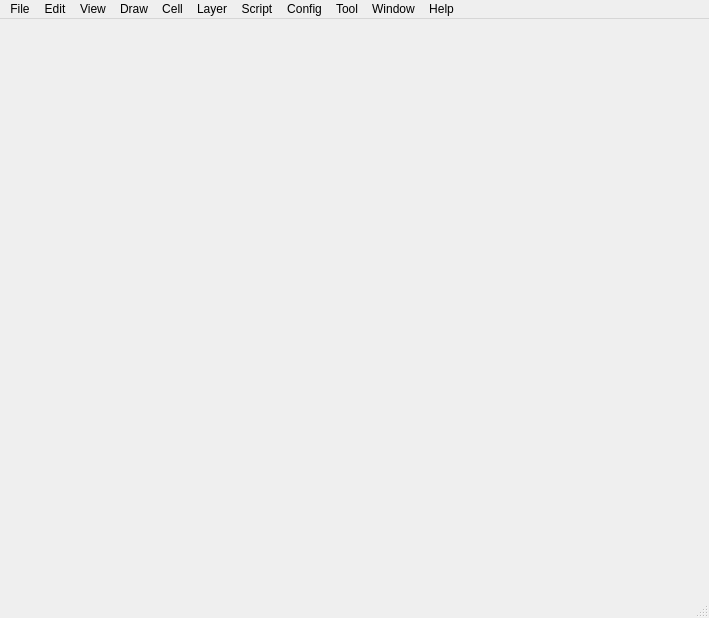
<?xml version="1.0" encoding="UTF-8"?>
<ui version="4.0">
 <class>MainWindow</class>
 <widget class="QMainWindow" name="MainWindow">
  <property name="geometry">
   <rect>
    <x>0</x>
    <y>0</y>
    <width>709</width>
    <height>618</height>
   </rect>
  </property>
  <property name="windowTitle">
   <string>MainWindow</string>
  </property>
  <widget class="QWidget" name="centralwidget"/>
  <widget class="QMenuBar" name="menubar">
   <property name="geometry">
    <rect>
     <x>0</x>
     <y>0</y>
     <width>709</width>
     <height>26</height>
    </rect>
   </property>
   <widget class="QMenu" name="menuFile">
    <property name="title">
     <string>File</string>
    </property>
    <widget class="QMenu" name="menuImport">
     <property name="title">
      <string>Import</string>
     </property>
     <addaction name="actionImportGDSII"/>
     <addaction name="actionImportOASIS"/>
     <addaction name="actionImportCIF"/>
     <addaction name="actionImportDXF"/>
     <addaction name="actionImportGerber"/>
    </widget>
    <widget class="QMenu" name="menuExport">
     <property name="title">
      <string>Export</string>
     </property>
     <addaction name="actionExportGDSII"/>
     <addaction name="actionExportOASIS"/>
     <addaction name="actionExportCIF"/>
     <addaction name="actionExportDXF"/>
     <addaction name="actionExportGerber"/>
    </widget>
    <addaction name="actionNew"/>
    <addaction name="actionOpen"/>
    <addaction name="actionClose"/>
    <addaction name="actionSave"/>
    <addaction name="actionSave_As"/>
    <addaction name="separator"/>
    <addaction name="actionOption"/>
    <addaction name="menuImport"/>
    <addaction name="menuExport"/>
    <addaction name="separator"/>
    <addaction name="actionLoad_Tech_File"/>
    <addaction name="actionSave_Tech_File"/>
    <addaction name="separator"/>
    <addaction name="actionFile_Info"/>
    <addaction name="separator"/>
    <addaction name="actionPrint"/>
    <addaction name="actionPrint_Preview"/>
    <addaction name="actionPrint_Setup"/>
    <addaction name="separator"/>
    <addaction name="actionExit"/>
   </widget>
   <widget class="QMenu" name="menuEit">
    <property name="title">
     <string>Edit</string>
    </property>
    <widget class="QMenu" name="menuPaste_To">
     <property name="title">
      <string>Paste To</string>
     </property>
     <addaction name="actionSpecified_Origin"/>
     <addaction name="actionSpecified_Layer"/>
     <addaction name="actionSpecified_Cell"/>
    </widget>
    <widget class="QMenu" name="menuSelect">
     <property name="title">
      <string>Select</string>
     </property>
     <addaction name="actionLayer_2"/>
     <addaction name="actionAll"/>
    </widget>
    <widget class="QMenu" name="menuUnselect">
     <property name="title">
      <string>Unselect</string>
     </property>
     <addaction name="actionLayer_3"/>
     <addaction name="actionAll_2"/>
    </widget>
    <addaction name="actionUndo"/>
    <addaction name="actionRedo"/>
    <addaction name="separator"/>
    <addaction name="actionCut"/>
    <addaction name="actionCopy"/>
    <addaction name="actionPaste"/>
    <addaction name="menuPaste_To"/>
    <addaction name="actionDuplicate"/>
    <addaction name="actionDelete"/>
    <addaction name="separator"/>
    <addaction name="menuSelect"/>
    <addaction name="menuUnselect"/>
   </widget>
   <widget class="QMenu" name="menuView">
    <property name="title">
     <string>View</string>
    </property>
    <addaction name="actionPreview"/>
    <addaction name="actionRuler"/>
    <addaction name="actionGrid"/>
    <addaction name="actionFrame"/>
    <addaction name="actionFill"/>
    <addaction name="separator"/>
    <addaction name="actionSructure"/>
    <addaction name="separator"/>
    <addaction name="actionHom"/>
    <addaction name="actionGoTo"/>
    <addaction name="actionZoom"/>
    <addaction name="actionPan"/>
    <addaction name="separator"/>
    <addaction name="actionLayers"/>
    <addaction name="actionObjects"/>
    <addaction name="actionCells"/>
    <addaction name="actionInstances"/>
    <addaction name="separator"/>
    <addaction name="actionToolboxes"/>
    <addaction name="actionStatus_Bar"/>
    <addaction name="actionError_Bar"/>
   </widget>
   <widget class="QMenu" name="menuDraw">
    <property name="title">
     <string>Draw</string>
    </property>
    <widget class="QMenu" name="menuTransform">
     <property name="title">
      <string>Transform</string>
     </property>
     <addaction name="actionMove"/>
     <addaction name="actionRotate"/>
     <addaction name="actionFlip"/>
     <addaction name="actionMirror"/>
     <addaction name="actionScaling"/>
     <addaction name="separator"/>
     <addaction name="actionComposition"/>
    </widget>
    <widget class="QMenu" name="menuLibrary">
     <property name="title">
      <string>Library</string>
     </property>
     <widget class="QMenu" name="menuPhotonics">
      <property name="title">
       <string>Photonics</string>
      </property>
      <addaction name="actionStraight"/>
      <addaction name="actionTaper"/>
      <addaction name="actionBend"/>
      <addaction name="actionCoupler"/>
      <addaction name="actionMMI"/>
      <addaction name="actionMZI"/>
      <addaction name="actionRing"/>
      <addaction name="actionSpiral"/>
      <addaction name="actionGrating"/>
      <addaction name="actionAWG"/>
      <addaction name="actionEchelle"/>
     </widget>
     <widget class="QMenu" name="menuType_Here">
      <property name="title">
       <string>Microwave</string>
      </property>
     </widget>
     <widget class="QMenu" name="menuElectronics">
      <property name="title">
       <string>Electronics</string>
      </property>
      <addaction name="separator"/>
     </widget>
     <addaction name="actionCustom"/>
     <addaction name="separator"/>
     <addaction name="menuPhotonics"/>
     <addaction name="menuType_Here"/>
     <addaction name="menuElectronics"/>
    </widget>
    <addaction name="menuLibrary"/>
    <addaction name="separator"/>
    <addaction name="actionLine"/>
    <addaction name="actionBox"/>
    <addaction name="actionPolygon"/>
    <addaction name="actionCircle"/>
    <addaction name="actionMatrix"/>
    <addaction name="separator"/>
    <addaction name="actionAlign"/>
    <addaction name="actionConvert"/>
    <addaction name="actionSplit"/>
    <addaction name="actionMerge"/>
    <addaction name="separator"/>
    <addaction name="actionGroup"/>
    <addaction name="actionUngroup"/>
    <addaction name="separator"/>
    <addaction name="actionBoolean"/>
    <addaction name="menuTransform"/>
    <addaction name="actionCompute"/>
    <addaction name="separator"/>
   </widget>
   <widget class="QMenu" name="menuTool">
    <property name="title">
     <string>Tool</string>
    </property>
    <widget class="QMenu" name="menuUtility">
     <property name="title">
      <string>Utility</string>
     </property>
     <addaction name="actionOptiEPI"/>
     <addaction name="actionOptiAWG"/>
     <addaction name="actionOptiEchelle"/>
     <addaction name="actionOptiFONT"/>
    </widget>
    <widget class="QMenu" name="menuLayout_Statistics">
     <property name="title">
      <string>Layout Statistics</string>
     </property>
     <addaction name="actionTrace"/>
     <addaction name="actionOptical_Path"/>
    </widget>
    <addaction name="menuLayout_Statistics"/>
    <addaction name="actionLayout_Compare"/>
    <addaction name="menuUtility"/>
   </widget>
   <widget class="QMenu" name="menuScript">
    <property name="title">
     <string>Script</string>
    </property>
   </widget>
   <widget class="QMenu" name="menuHelp">
    <property name="title">
     <string>Help</string>
    </property>
    <addaction name="actionManual"/>
    <addaction name="actionExample"/>
    <addaction name="actionLicense"/>
    <addaction name="actionAbout"/>
   </widget>
   <widget class="QMenu" name="menuWindow">
    <property name="title">
     <string>Window</string>
    </property>
   </widget>
   <widget class="QMenu" name="menuCell">
    <property name="title">
     <string>Cell</string>
    </property>
    <addaction name="actionNew_3"/>
    <addaction name="actionOpen_3"/>
    <addaction name="actionCopy_3"/>
    <addaction name="separator"/>
    <addaction name="actionArrange"/>
    <addaction name="actionInstance"/>
    <addaction name="actionChange_Instance"/>
    <addaction name="actionAssemble_2"/>
    <addaction name="actionHierarchy"/>
    <addaction name="separator"/>
    <addaction name="actionFlatten"/>
    <addaction name="actionFracture"/>
    <addaction name="separator"/>
    <addaction name="actionCell_Info"/>
    <addaction name="actionCell_Statistics"/>
    <addaction name="actionCell_Boundary"/>
    <addaction name="actionWafer_Template"/>
   </widget>
   <widget class="QMenu" name="menuConfig">
    <property name="title">
     <string>Config</string>
    </property>
    <addaction name="actionOptions"/>
    <addaction name="actionDRC"/>
   </widget>
   <widget class="QMenu" name="menuLayer_2">
    <property name="title">
     <string>Layer</string>
    </property>
    <addaction name="actionLoad_Layer_File_2"/>
    <addaction name="actionSave_Layer_File_2"/>
    <addaction name="separator"/>
    <addaction name="actionLayer_Panel"/>
    <addaction name="actionPanel_Setup"/>
    <addaction name="actionLayer_Setup"/>
    <addaction name="separator"/>
    <addaction name="actionDensity"/>
    <addaction name="actionDummy_Fill"/>
    <addaction name="actionLayer_Statistics"/>
    <addaction name="actionLayer_Translator"/>
    <addaction name="separator"/>
    <addaction name="actionSelect"/>
    <addaction name="actionUnselect"/>
    <addaction name="actionShow"/>
    <addaction name="actionHide"/>
    <addaction name="actionProtect"/>
    <addaction name="actionUnprotect"/>
    <addaction name="actionLock"/>
    <addaction name="actionUnlock"/>
   </widget>
   <addaction name="menuFile"/>
   <addaction name="menuEit"/>
   <addaction name="menuView"/>
   <addaction name="menuDraw"/>
   <addaction name="menuCell"/>
   <addaction name="menuLayer_2"/>
   <addaction name="menuScript"/>
   <addaction name="menuConfig"/>
   <addaction name="menuTool"/>
   <addaction name="menuWindow"/>
   <addaction name="menuHelp"/>
  </widget>
  <widget class="QStatusBar" name="statusbar"/>
  <action name="actionNew">
   <property name="text">
    <string>New</string>
   </property>
  </action>
  <action name="actionOpen">
   <property name="text">
    <string>Open</string>
   </property>
  </action>
  <action name="actionClose">
   <property name="text">
    <string>Close</string>
   </property>
  </action>
  <action name="actionClose_All">
   <property name="text">
    <string>Close All</string>
   </property>
  </action>
  <action name="actionSave">
   <property name="text">
    <string>Save</string>
   </property>
  </action>
  <action name="actionSave_As">
   <property name="text">
    <string>Save As</string>
   </property>
  </action>
  <action name="actionSave_All">
   <property name="text">
    <string>Save All</string>
   </property>
  </action>
  <action name="actionLoad_Layer_File">
   <property name="text">
    <string>Load Layer File</string>
   </property>
  </action>
  <action name="actionSave_Layer_File">
   <property name="text">
    <string>Save Layer File</string>
   </property>
  </action>
  <action name="actionLayer_Summary">
   <property name="text">
    <string>Layer Summary</string>
   </property>
  </action>
  <action name="actionFile_Info">
   <property name="text">
    <string>File Info</string>
   </property>
  </action>
  <action name="actionLayout_Summary">
   <property name="text">
    <string>Layout Summary</string>
   </property>
  </action>
  <action name="actionPrint">
   <property name="text">
    <string>Print</string>
   </property>
  </action>
  <action name="actionPrint_Preview">
   <property name="text">
    <string>Print Preview</string>
   </property>
  </action>
  <action name="actionPrint_Setup">
   <property name="text">
    <string>Print Setup</string>
   </property>
  </action>
  <action name="actionOpen_Recent">
   <property name="text">
    <string>Open Recent</string>
   </property>
  </action>
  <action name="actionExit">
   <property name="text">
    <string>Exit</string>
   </property>
  </action>
  <action name="actionUndo">
   <property name="text">
    <string>Undo</string>
   </property>
  </action>
  <action name="actionRedo">
   <property name="text">
    <string>Redo</string>
   </property>
  </action>
  <action name="actionCut">
   <property name="text">
    <string>Cut</string>
   </property>
  </action>
  <action name="actionCopy">
   <property name="text">
    <string>Copy</string>
   </property>
  </action>
  <action name="actionPaste">
   <property name="text">
    <string>Paste</string>
   </property>
  </action>
  <action name="actionDelete">
   <property name="text">
    <string>Delete</string>
   </property>
  </action>
  <action name="actionPreview">
   <property name="text">
    <string>Note</string>
   </property>
  </action>
  <action name="actionImportGDSII">
   <property name="text">
    <string>GDSII</string>
   </property>
  </action>
  <action name="actionImportOASIS">
   <property name="text">
    <string>OASIS</string>
   </property>
  </action>
  <action name="actionImportCIF">
   <property name="text">
    <string>CIF</string>
   </property>
  </action>
  <action name="actionImportDXF">
   <property name="text">
    <string>DXF</string>
   </property>
  </action>
  <action name="actionImportGerber">
   <property name="text">
    <string>Gerber</string>
   </property>
  </action>
  <action name="actionExportGDSII">
   <property name="text">
    <string>GDSII</string>
   </property>
  </action>
  <action name="actionExportOASIS">
   <property name="text">
    <string>OASIS</string>
   </property>
  </action>
  <action name="actionExportCIF">
   <property name="text">
    <string>CIF</string>
   </property>
  </action>
  <action name="actionExportDXF">
   <property name="text">
    <string>DXF</string>
   </property>
  </action>
  <action name="actionExportGerber">
   <property name="text">
    <string>Gerber</string>
   </property>
  </action>
  <action name="actionDuplicate">
   <property name="text">
    <string>Duplicate</string>
   </property>
  </action>
  <action name="actionClear">
   <property name="text">
    <string>Clear</string>
   </property>
  </action>
  <action name="actionSelect_Layer">
   <property name="text">
    <string>Select Layer</string>
   </property>
  </action>
  <action name="actionSelect_All">
   <property name="text">
    <string>Select All</string>
   </property>
  </action>
  <action name="actionMove">
   <property name="text">
    <string>Shift</string>
   </property>
  </action>
  <action name="actionRotate">
   <property name="text">
    <string>Rotate</string>
   </property>
  </action>
  <action name="actionMirror">
   <property name="text">
    <string>Mirror</string>
   </property>
  </action>
  <action name="actionFlip">
   <property name="text">
    <string>Flip</string>
   </property>
  </action>
  <action name="actionGrid">
   <property name="text">
    <string>Grid</string>
   </property>
  </action>
  <action name="actionFrame">
   <property name="text">
    <string>Frame</string>
   </property>
  </action>
  <action name="actionFill">
   <property name="text">
    <string>Fill</string>
   </property>
  </action>
  <action name="actionLayers">
   <property name="text">
    <string>Layers</string>
   </property>
  </action>
  <action name="actionObjects">
   <property name="text">
    <string>Objects</string>
   </property>
  </action>
  <action name="actionCells">
   <property name="text">
    <string>Cells</string>
   </property>
  </action>
  <action name="actionInstances">
   <property name="text">
    <string>Instances</string>
   </property>
  </action>
  <action name="actionSructure">
   <property name="text">
    <string>Sructure</string>
   </property>
  </action>
  <action name="actionToolboxes">
   <property name="text">
    <string>Toolboxes</string>
   </property>
  </action>
  <action name="actionStatus_Bar">
   <property name="text">
    <string>Status Bar</string>
   </property>
  </action>
  <action name="actionError_Bar">
   <property name="text">
    <string>Error Bar</string>
   </property>
  </action>
  <action name="actionZoom">
   <property name="text">
    <string>Zoom</string>
   </property>
  </action>
  <action name="actionPan">
   <property name="text">
    <string>Pan</string>
   </property>
  </action>
  <action name="actionHom">
   <property name="text">
    <string>Home</string>
   </property>
  </action>
  <action name="actionRuler">
   <property name="text">
    <string>Ruler</string>
   </property>
  </action>
  <action name="actionPolygon">
   <property name="text">
    <string>Polygon</string>
   </property>
  </action>
  <action name="actionCircle">
   <property name="text">
    <string>Curve</string>
   </property>
  </action>
  <action name="actionBox">
   <property name="text">
    <string>Box</string>
   </property>
  </action>
  <action name="actionMerge">
   <property name="text">
    <string>Merge</string>
   </property>
  </action>
  <action name="actionSplit">
   <property name="text">
    <string>Split</string>
   </property>
  </action>
  <action name="actionAlign">
   <property name="text">
    <string>Align</string>
   </property>
  </action>
  <action name="actionMatrix">
   <property name="text">
    <string>Matrix</string>
   </property>
  </action>
  <action name="actionConvert">
   <property name="text">
    <string>Convert</string>
   </property>
  </action>
  <action name="actionGroup">
   <property name="text">
    <string>Group</string>
   </property>
  </action>
  <action name="actionUngroup">
   <property name="text">
    <string>Ungroup</string>
   </property>
  </action>
  <action name="actionBoolean">
   <property name="text">
    <string>Boolean</string>
   </property>
  </action>
  <action name="actionNew_2">
   <property name="text">
    <string>New</string>
   </property>
  </action>
  <action name="actionOpen_2">
   <property name="text">
    <string>Open</string>
   </property>
  </action>
  <action name="actionCopy_2">
   <property name="text">
    <string>Copy</string>
   </property>
  </action>
  <action name="actionManual">
   <property name="text">
    <string>Manual</string>
   </property>
  </action>
  <action name="actionExample">
   <property name="text">
    <string>Example</string>
   </property>
  </action>
  <action name="actionLicense">
   <property name="text">
    <string>License</string>
   </property>
  </action>
  <action name="actionAbout">
   <property name="text">
    <string>About</string>
   </property>
  </action>
  <action name="actionTransform">
   <property name="text">
    <string>Transform</string>
   </property>
  </action>
  <action name="actionMove">
   <property name="text">
    <string>Move</string>
   </property>
  </action>
  <action name="actionRotate">
   <property name="text">
    <string>Rotate</string>
   </property>
  </action>
  <action name="actionFlip">
   <property name="text">
    <string>Flip</string>
   </property>
  </action>
  <action name="actionMirror">
   <property name="text">
    <string>Mirror</string>
   </property>
  </action>
  <action name="actionScaling">
   <property name="text">
    <string>Scaling</string>
   </property>
  </action>
  <action name="actionComposition">
   <property name="text">
    <string>Composition</string>
   </property>
  </action>
  <action name="actionCompute">
   <property name="text">
    <string>Compute</string>
   </property>
  </action>
  <action name="actionOptiEPI">
   <property name="text">
    <string>OptiEPI</string>
   </property>
  </action>
  <action name="actionOptiAWG">
   <property name="text">
    <string>OptiAWG</string>
   </property>
  </action>
  <action name="actionDRC">
   <property name="text">
    <string>DRC</string>
   </property>
  </action>
  <action name="actionOptiEchelle">
   <property name="text">
    <string>OptiEchelle</string>
   </property>
  </action>
  <action name="actionLoad_Layer_File_2">
   <property name="text">
    <string>Load Layer File</string>
   </property>
  </action>
  <action name="actionSave_Layer_File_2">
   <property name="text">
    <string>Save Layer File</string>
   </property>
  </action>
  <action name="actionOption">
   <property name="text">
    <string>Option</string>
   </property>
  </action>
  <action name="actionSpecified_Layer">
   <property name="text">
    <string>Specified Layer</string>
   </property>
  </action>
  <action name="actionSpecified_Cell">
   <property name="text">
    <string>Specified Cell</string>
   </property>
  </action>
  <action name="actionSpecified_Origin">
   <property name="text">
    <string>Specified Origin</string>
   </property>
  </action>
  <action name="actionGoTo">
   <property name="text">
    <string>GoTo</string>
   </property>
  </action>
  <action name="actionLayer_2">
   <property name="text">
    <string>Layer</string>
   </property>
  </action>
  <action name="actionAll">
   <property name="text">
    <string>All</string>
   </property>
  </action>
  <action name="actionLayer_3">
   <property name="text">
    <string>Layer</string>
   </property>
  </action>
  <action name="actionAll_2">
   <property name="text">
    <string>All</string>
   </property>
  </action>
  <action name="actionOptions">
   <property name="text">
    <string>Options</string>
   </property>
  </action>
  <action name="actionDensity">
   <property name="text">
    <string>Density</string>
   </property>
  </action>
  <action name="actionTrace">
   <property name="text">
    <string>Trace</string>
   </property>
  </action>
  <action name="actionOptical_Path">
   <property name="text">
    <string>Optical Path</string>
   </property>
  </action>
  <action name="actionLayer">
   <property name="text">
    <string>Layer</string>
   </property>
  </action>
  <action name="actionOptiFONT">
   <property name="text">
    <string>OptiFONT</string>
   </property>
  </action>
  <action name="actionNew_3">
   <property name="text">
    <string>New</string>
   </property>
  </action>
  <action name="actionCopy_3">
   <property name="text">
    <string>Copy</string>
   </property>
  </action>
  <action name="actionLayout_Compare">
   <property name="text">
    <string>Layout Compare</string>
   </property>
  </action>
  <action name="actionLoad_Tech_File">
   <property name="text">
    <string>Load Tech File</string>
   </property>
  </action>
  <action name="actionSave_Tech_File">
   <property name="text">
    <string>Save Tech File</string>
   </property>
  </action>
  <action name="actionOpen_3">
   <property name="text">
    <string>Open</string>
   </property>
  </action>
  <action name="actionArrange">
   <property name="text">
    <string>Arrange</string>
   </property>
  </action>
  <action name="actionInstance">
   <property name="text">
    <string>Instance</string>
   </property>
  </action>
  <action name="actionChange_Instance">
   <property name="text">
    <string>Change Instance</string>
   </property>
  </action>
  <action name="actionFlatten">
   <property name="text">
    <string>Flatten</string>
   </property>
  </action>
  <action name="actionCell_Info">
   <property name="text">
    <string>Cell Info</string>
   </property>
  </action>
  <action name="actionStraight">
   <property name="text">
    <string>Straight</string>
   </property>
  </action>
  <action name="actionArc">
   <property name="text">
    <string>Arc</string>
   </property>
  </action>
  <action name="actionBend">
   <property name="text">
    <string>Bend</string>
   </property>
  </action>
  <action name="actionCoupler">
   <property name="text">
    <string>Coupler</string>
   </property>
  </action>
  <action name="actionMMI">
   <property name="text">
    <string>MMI</string>
   </property>
  </action>
  <action name="actionAWG">
   <property name="text">
    <string>AWG</string>
   </property>
  </action>
  <action name="actionTaper">
   <property name="text">
    <string>Taper</string>
   </property>
  </action>
  <action name="actionCustom">
   <property name="text">
    <string>Custom</string>
   </property>
  </action>
  <action name="actionLayer_Panel">
   <property name="text">
    <string>Layer Panel</string>
   </property>
  </action>
  <action name="actionLayer_Translator">
   <property name="text">
    <string>Layer Translator</string>
   </property>
  </action>
  <action name="actionLayer_Statistics">
   <property name="text">
    <string>Layer Statistics</string>
   </property>
  </action>
  <action name="actionLayer_Setup">
   <property name="text">
    <string>Layer Setup</string>
   </property>
  </action>
  <action name="actionPanel_Setup">
   <property name="text">
    <string>Panel Setup</string>
   </property>
  </action>
  <action name="actionShow">
   <property name="text">
    <string>Show</string>
   </property>
  </action>
  <action name="actionHide">
   <property name="text">
    <string>Hide</string>
   </property>
  </action>
  <action name="actionProtect">
   <property name="text">
    <string>Protect</string>
   </property>
  </action>
  <action name="actionUnprotect">
   <property name="text">
    <string>Unprotect</string>
   </property>
  </action>
  <action name="actionLock">
   <property name="text">
    <string>Lock</string>
   </property>
  </action>
  <action name="actionUnlock">
   <property name="text">
    <string>Unlock</string>
   </property>
  </action>
  <action name="actionCell_Boundary">
   <property name="text">
    <string>Cell Boundary</string>
   </property>
  </action>
  <action name="actionFracture">
   <property name="text">
    <string>Fracture</string>
   </property>
  </action>
  <action name="actionAssemble">
   <property name="text">
    <string>Assemble</string>
   </property>
  </action>
  <action name="actionAssemble_2">
   <property name="text">
    <string>Assemble</string>
   </property>
  </action>
  <action name="actionWafer_Template">
   <property name="text">
    <string>Wafer Template</string>
   </property>
  </action>
  <action name="actionHierarchy">
   <property name="text">
    <string>Hierarchy</string>
   </property>
  </action>
  <action name="actionCell_Statistics">
   <property name="text">
    <string>Cell Statistics</string>
   </property>
  </action>
  <action name="actionRun_Script">
   <property name="text">
    <string>Run Script</string>
   </property>
  </action>
  <action name="actionSelect">
   <property name="text">
    <string>Select</string>
   </property>
  </action>
  <action name="actionUnselect">
   <property name="text">
    <string>Unselect</string>
   </property>
  </action>
  <action name="actionDummy_Fill">
   <property name="text">
    <string>Dummy_Fill</string>
   </property>
  </action>
  <action name="actionEchelle">
   <property name="text">
    <string>Echelle</string>
   </property>
  </action>
  <action name="actionMZI">
   <property name="text">
    <string>MZI</string>
   </property>
  </action>
  <action name="actionSpiral">
   <property name="text">
    <string>Spiral</string>
   </property>
  </action>
  <action name="actionRing">
   <property name="text">
    <string>Ring</string>
   </property>
  </action>
  <action name="actionGrating">
   <property name="text">
    <string>Grating</string>
   </property>
  </action>
  <action name="actionLine">
   <property name="text">
    <string>Line</string>
   </property>
  </action>
 </widget>
 <resources/>
 <connections/>
</ui>
